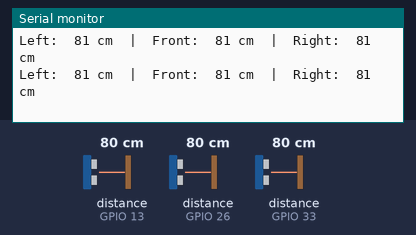
A sketch run on a simulated ESP32. On the bench: the last lines printed to the serial monitor. Inputs (shaded band) come from the test bench; at power-on: distance to the obstacle (sensors on GPIO 13, GPIO 26, GPIO 33) 80 cm. The echo pulse lasts 58.3 µs per cm.

Above: at 1.2 s.
1.3 s: distance to the obstacle (sensor on GPIO 13) set to 2 cm
At 1.42 s:
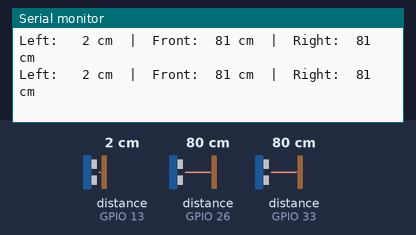
3.2 s: distance to the obstacle (sensor on GPIO 26) set to 2 cm
At 3.32 s:
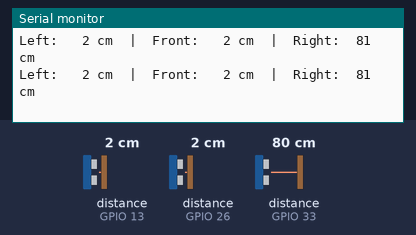
5.2 s: distance to the obstacle (sensor on GPIO 33) set to 2 cm
At 5.31 s:
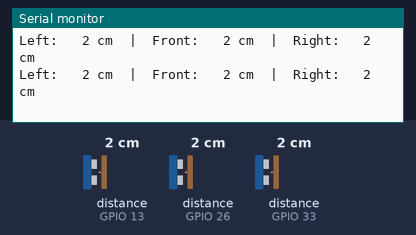
7.1 s: distance to the obstacle (sensor on GPIO 13) set to 18 cm
At 7.11 s:
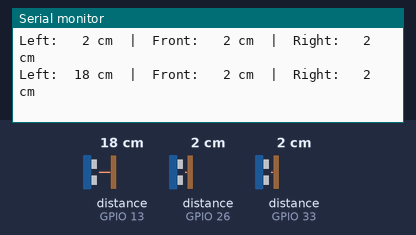
9.1 s: distance to the obstacle (sensor on GPIO 26) set to 18 cm
At 9.11 s:
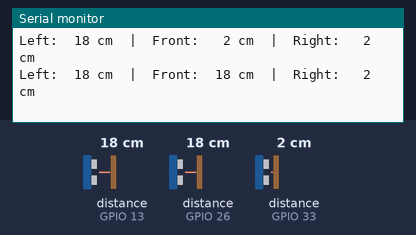
11.0 s: distance to the obstacle (sensor on GPIO 33) set to 120 cm
At 11.02 s:
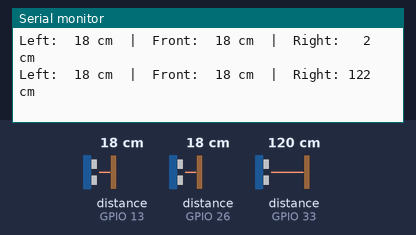

The sketch:

UltrasonicDebug.ino
```cpp
#include <Arduino.h>
#include <NewPing.h>

// --- Pin Definitions ---
// Ultrasonic Sensors
#define TRIG_FRONT 25
#define ECHO_FRONT 26

#define TRIG_LEFT  12
#define ECHO_LEFT  13

#define TRIG_RIGHT 32
#define ECHO_RIGHT 33

// --- Constants ---
#define MAX_DISTANCE 400 // Maximum distance in cm (13 feet is approx 396 cm)

// --- Objects ---
NewPing sonarFront(TRIG_FRONT, ECHO_FRONT, MAX_DISTANCE);
NewPing sonarLeft(TRIG_LEFT, ECHO_LEFT, MAX_DISTANCE);
NewPing sonarRight(TRIG_RIGHT, ECHO_RIGHT, MAX_DISTANCE);

unsigned long lastPingTime = 0;
const unsigned long PING_INTERVAL = 100; // ms

void setup() {
  Serial.begin(115200);
  Serial.println("Ultrasonic Debugging Mode Started");
  Serial.println("---------------------------------");
}

void loop() {
  // Non-blocking timer for sensor reads
  if (millis() - lastPingTime >= PING_INTERVAL) {
    lastPingTime = millis();

    // Read distances
    int distFront = sonarFront.ping_cm();
    int distLeft = sonarLeft.ping_cm();
    int distRight = sonarRight.ping_cm();

    // Convert 0 (out of range) to max distance for easier logic later if needed
    if (distFront == 0) distFront = MAX_DISTANCE;
    if (distLeft == 0) distLeft = MAX_DISTANCE;
    if (distRight == 0) distRight = MAX_DISTANCE;

    // Print out the data clearly
    Serial.printf("Left: %3d cm  |  Front: %3d cm  |  Right: %3d cm\n", distLeft, distFront, distRight);
  }
}
```

Measured:
- after the input at 1.3 s, the serial monitor: prints a new line at once (image 1)
- after the input at 3.2 s, the serial monitor: prints a new line at once (image 2)
- after the input at 5.2 s, the serial monitor: prints a new line at once (image 3)
- after the input at 7.1 s, the serial monitor: prints a new line at once (image 4)
- after the input at 9.1 s, the serial monitor: prints a new line at once (image 5)
- after the input at 11.0 s, the serial monitor: prints a new line at once (image 6)
